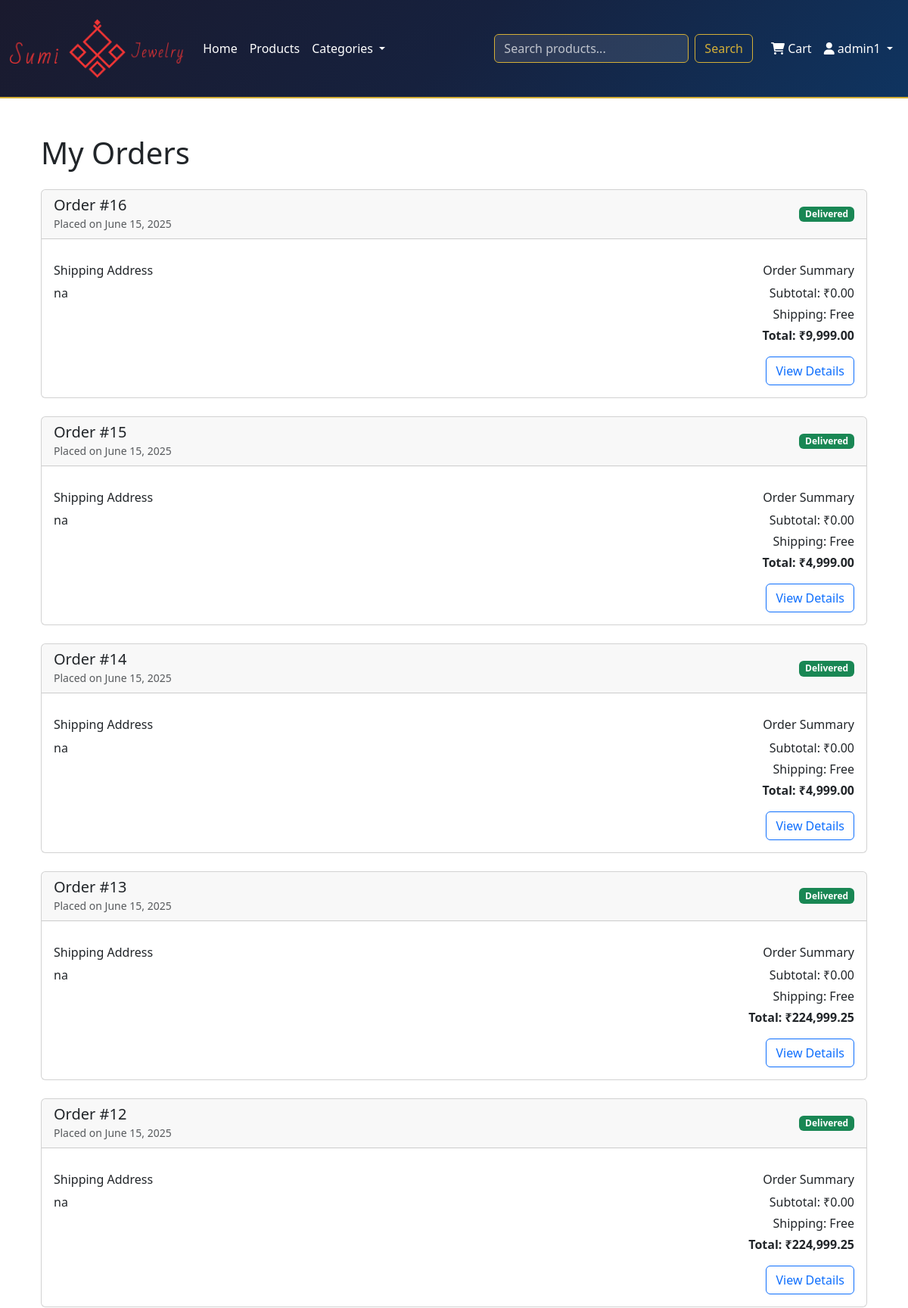
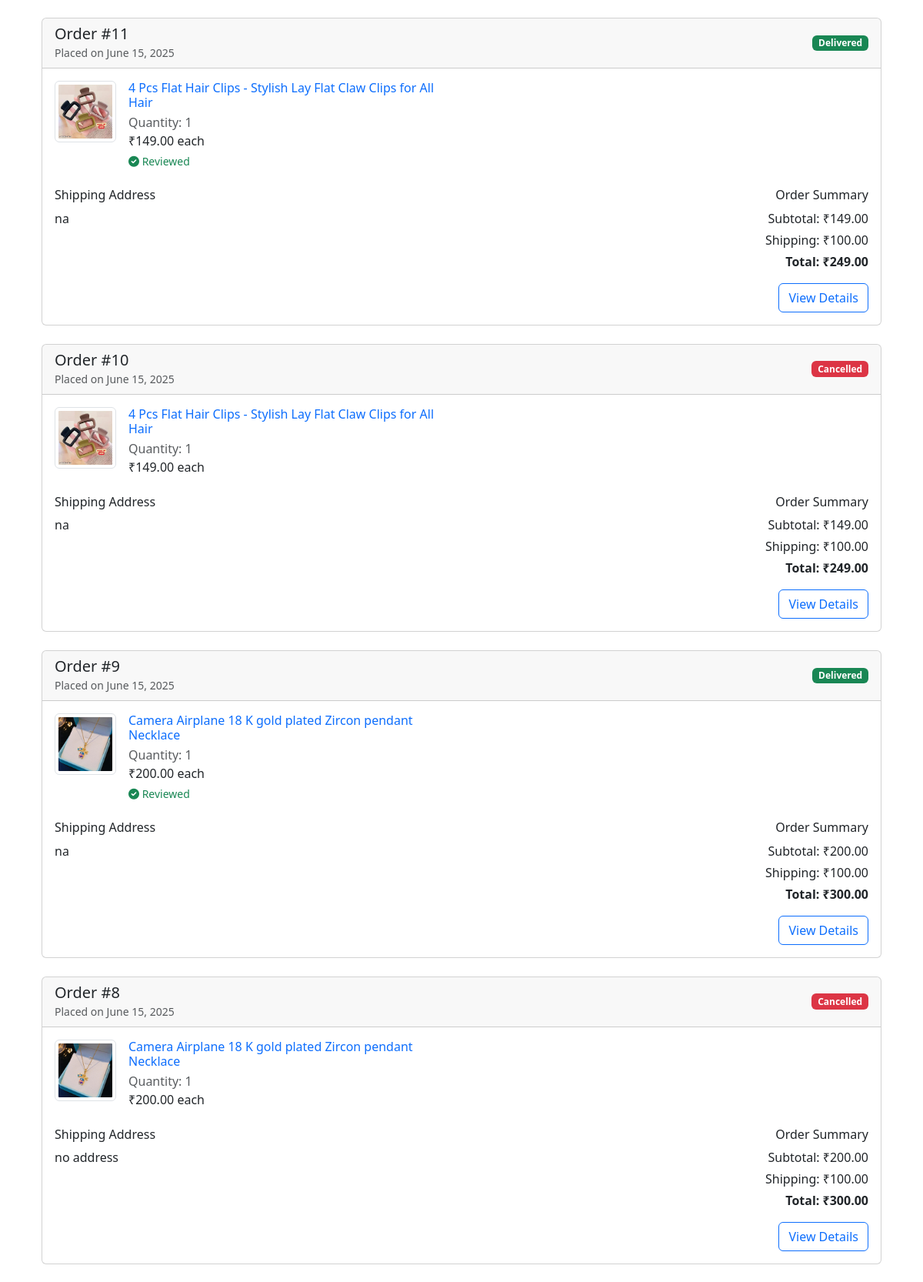
Page /profile/orders/ (signed in, upper part) on the committed database (2 pictures, top to bottom).
### shop/models.py (models this page shows, shortened)
class Order(models.Model):
    STATUS_CHOICES = [
        ('pending', 'Pending'),
        ('processing', 'Processing'),
        ('shipped', 'Shipped'),
        ('delivered', 'Delivered'),
        ('cancelled', 'Cancelled'),
    ]
    PAYMENT_METHOD_CHOICES = [
        ('credit_card', 'Credit Card'),
        ('debit_card', 'Debit Card'),
        ('upi', 'UPI'),
        ('net_banking', 'Net Banking'),
    ]
    user = models.ForeignKey(User, on_delete=models.CASCADE)
    first_name = models.CharField(max_length=100)
    last_name = models.CharField(max_length=100)
    email = models.EmailField()
    address = models.TextField()
    phone = models.CharField(max_length=20)
    created_at = models.DateTimeField(auto_now_add=True)
    updated_at = models.DateTimeField(auto_now=True)
    status = models.CharField(max_length=20, choices=STATUS_CHOICES, default='pending')
    total_amount = models.DecimalField(max_digits=10, decimal_places=2)
    payment_status = models.BooleanField(default=False)
    payment_method = models.CharField(max_length=20, choices=PAYMENT_METHOD_CHOICES, default='credit_card')
    tracking_number = models.CharField(max_length=50, blank=True)
    notes = models.TextField(blank=True)
    class Meta:
        ordering = ['-created_at']

class OrderItem(models.Model):
    order = models.ForeignKey(Order, related_name='items', on_delete=models.CASCADE)
    product = models.ForeignKey(Product, on_delete=models.CASCADE)
    quantity = models.PositiveIntegerField(default=1)
    price = models.DecimalField(max_digits=10, decimal_places=2)
    def get_cost(self):
        return self.price * self.quantity

class Product(models.Model):
    category = models.ForeignKey(Category, related_name='products', on_delete=models.CASCADE)
    name = models.CharField(max_length=200)
    slug = models.SlugField(max_length=200, unique=True)
    description = models.TextField()
    price = models.DecimalField(max_digits=10, decimal_places=2)
    stock = models.PositiveIntegerField(default=0)
    available = models.BooleanField(default=True)
    created_at = models.DateTimeField(auto_now_add=True)
    updated_at = models.DateTimeField(auto_now=True)
    material = models.CharField(max_length=100)  # e.g., Gold, Silver, Platinum
    weight = models.DecimalField(max_digits=6, decimal_places=2, help_text='Weight in grams')
    dimensions = models.CharField(max_length=50, blank=True, help_text='Dimensions in mm')
    is_featured = models.BooleanField(default=False)
    views_count = models.PositiveIntegerField(default=0, help_text='Number of times product was viewed')
    last_viewed = models.DateTimeField(null=True, blank=True, help_text='Last time product was viewed')
    discount_percentage = models.DecimalField(
        max_digits=5,
        decimal_places=2,
        default=0,
        help_text='Discount percentage (0-100)'
    )
    discount_start_date = models.DateTimeField(
        blank=True,
        null=True,
        help_text='Start date for discount (optional)'
    )
    discount_end_date = models.DateTimeField(
        blank=True,
        null=True,
        help_text='End date for discount (optional)'
    )
    class Meta:
        ordering = ['-created_at']
        indexes = [
            models.Index(fields=['id', 'slug']),
            models.Index(fields=['name']),
            models.Index(fields=['-created_at']),
        ]
    def get_primary_image(self):
        primary = self.images.filter(is_primary=True).first()
        if primary:
            return primary.image
        return self.images.first().image if self.images.exists() else None

class ProductImage(models.Model):
    product = models.ForeignKey(Product, related_name='images', on_delete=models.CASCADE)
    image = models.ImageField(upload_to='products/')
    is_primary = models.BooleanField(default=False)
    created_at = models.DateTimeField(auto_now_add=True)
    class Meta:
        ordering = ['-is_primary', '-created_at']

### shop/views.py (the view)
# urls.py: path('profile/orders/', views.user_orders, name='user_orders'),
@login_required
def user_orders(request):
    orders = Order.objects.filter(user=request.user).order_by('-created_at')
    subtotals = {}
    for order in orders:
        subtotal = sum(item.get_cost() for item in order.items.all())
        subtotals[order.id] = subtotal
    return render(request, 'shop/user_orders.html', {'orders': orders, 'subtotals': subtotals})

### shop/context_processors.py (called while the page is built)
def cart(request):
    if request.user.is_authenticated:
        cart, created = request.user.cart_set.get_or_create()
        cart_count = cart.get_total_items()
    else:
        cart_count = 0
    return {'cart_count': cart_count}

### shop/models.py (called while the page is built)
    def get_total_items(self):
        return sum(item.quantity for item in self.items.all())

### shop/templatetags/shop_extras.py (called while the page is built)
@register.filter
def indian_currency(value):
    try:
        value = float(value)
        return f"{value:,.2f}"
    except (ValueError, TypeError):
        return value

@register.filter
def dict_get(dictionary, key):
    return dictionary.get(key)

@register.filter
def filter_reviews(reviews, context=None):
    if not reviews:
        return reviews
    request = None
    if context:
        request = context.get('request')
    if request and request.user.is_authenticated:
        return reviews.filter(is_approved=True) | reviews.filter(user=request.user)
    return reviews.filter(is_approved=True)

### templates/shop/user_orders.html (shortened to what this page needs)
{% extends 'base.html' %}
{% load static %}
{% load shop_extras %}
{% block content %}
<div class="container py-4">
    <h1 class="mb-4">My Orders</h1>
    {% if orders %}
    <div class="row">
        {% for order in orders %}
        <div class="col-12 mb-4">
            <div class="card">
                <div class="card-header d-flex justify-content-between align-items-center">
                    <div>
                        <h5 class="mb-0">Order #{{ order.id }}</h5>
                        <small class="text-muted">Placed on {{ order.created_at|date:"F j, Y" }}</small>
                    </div>
                    <span class="badge {% if order.status == 'delivered' %}bg-success{% elif order.status == 'cancelled' %}bg-danger{% else %}bg-primary{% endif %}">
                        {{ order.get_status_display }}
                    </span>
                </div>
                <div class="card-body">
                    <div class="row mb-3">
                        {% for item in order.items.all %}
                        <div class="col-md-6 mb-2">
                            <div class="d-flex">
                                {% if item.product.get_primary_image %}
                                <img src="{{ item.product.get_primary_image.url }}" class="img-thumbnail me-3" style="width: 80px; height: 80px; object-fit: cover;" alt="{{ item.product.name }}">
                                {% else %}
                                <img src="https://via.placeholder.com/80" class="img-thumbnail me-3" alt="{{ item.product.name }}">
                                {% endif %}
                                <div>
                                    <h6 class="mb-1">
                                        <a href="{% url 'shop:product_detail' item.product.slug %}" class="text-decoration-none">{{ item.product.name }}</a>
                                    </h6>
                                    <p class="text-muted mb-0">Quantity: {{ item.quantity }}</p>
                                    <p class="mb-0">₹{{ item.price|indian_currency }} each</p>
                                    {% if order.status == 'delivered' %}
                                        {% with user_review=item.product.reviews.all|filter_reviews|first %}
                                            {% if user_review %}
                                                <p class="text-success mb-0 mt-1 small">
                                                    <i class="fas fa-check-circle"></i> Reviewed
                                                </p>
                                            {% else %}
                                                <a href="{% url 'shop:product_detail' item.product.slug %}#reviewForm" class="btn btn-sm btn-outline-primary mt-1">
                                                    <i class="fas fa-star"></i> Write a Review
                                                </a>
                                            {% endif %}
                                        {% endwith %}
                                    {% endif %}
                                </div>
                            </div>
                        </div>
                        {% endfor %}
                    </div>
                    <div class="row">
                        <div class="col-md-6">
                            <h6>Shipping Address</h6>
                            <p class="mb-0">{{ order.address }}</p>
                        </div>
                        <div class="col-md-6 text-md-end">
                            <h6>Order Summary</h6>
                            <p class="mb-1">Subtotal: ₹{{ subtotals|dict_get:order.id|indian_currency }}</p>
                            <p class="mb-1">Shipping: {% if order.total_amount >= 999 %}Free{% else %}₹100.00{% endif %}</p>
                            <p class="mb-0"><strong>Total: ₹{{ order.total_amount|indian_currency }}</strong></p>
                        </div>
                    </div>
                    <div class="mt-3 text-end">
                        <a href="{% url 'shop:order_detail' order.id %}" class="btn btn-outline-primary">
                            View Details
                        </a>
                    </div>
                </div>
            </div>
        </div>
        {% endfor %}
    </div>
    {% endif %}
</div>
{% endblock %}

### templates/base.html (shortened to what this page needs)
{% load static %}
<!DOCTYPE html>
<html lang="en">
<head>
    <link href="https://cdn.jsdelivr.net/npm/bootstrap@5.3.0/dist/css/bootstrap.min.css" rel="stylesheet">
    <link href="https://cdnjs.cloudflare.com/ajax/libs/font-awesome/6.0.0/css/all.min.css" rel="stylesheet">
</head>
<body>
    <nav class="navbar navbar-expand-lg navbar-dark" style="background: linear-gradient(135deg, #1a1a2e 0%, #16213e 50%, #0f3460 100%); border-bottom: 2px solid #d4af37;">
        <div class="container" style="max-width: 1200px;">
            <a class="navbar-brand" href="{% url 'shop:home' %}">
                <img src="{% static 'images/logo.png' %}" alt="Sumi Jewelry Store Logo">
            </a>
            <div class="collapse navbar-collapse" id="navbarNav">
                <ul class="navbar-nav me-auto">
                    <li class="nav-item">
                        <a class="nav-link" href="{% url 'shop:home' %}" style="color: #ffffff; font-weight: 500; transition: color 0.3s ease;">Home</a>
                    </li>
                    <li class="nav-item">
                        <a class="nav-link" href="{% url 'shop:product_list' %}" style="color: #ffffff; font-weight: 500; transition: color 0.3s ease;">Products</a>
                    </li>
                    <li class="nav-item dropdown">
                        <a class="nav-link dropdown-toggle" href="#" id="categoriesDropdown" role="button" data-bs-toggle="dropdown" style="color: #ffffff; font-weight: 500; transition: color 0.3s ease;">
                            Categories
                        </a>
                    </li>
                </ul>
                <form class="d-flex me-3" action="{% url 'shop:search' %}" method="get">
                    <input class="form-control me-2" type="search" name="q" placeholder="Search products..." style="background-color: rgba(255, 255, 255, 0.1); border: 1px solid #d4af37; color: #ffffff;">
                    <button class="btn btn-outline-warning" type="submit" style="border-color: #d4af37; color: #d4af37;">Search</button>
                </form>
                <ul class="navbar-nav">
                    {% if user.is_authenticated %}
                    <li class="nav-item">
                        <a class="nav-link position-relative" href="{% url 'shop:cart_detail' %}" style="color: #ffffff; font-weight: 500; transition: color 0.3s ease;">
                            <i class="fas fa-shopping-cart"></i> Cart
                        </a>
                    </li>
                    <li class="nav-item dropdown">
                        <a class="nav-link dropdown-toggle" href="#" id="userDropdown" role="button" data-bs-toggle="dropdown" style="color: #ffffff; font-weight: 500; transition: color 0.3s ease;">
                            <i class="fas fa-user"></i> {{ user.username }}
                        </a>
                    </li>
                    {% endif %}
                </ul>
            </div>
        </div>
    </nav>
    <main class="container py-4">
        {% block content %}
        {% endblock %}
    </main>
</body>
</html>

### rows in the picture
Order: id "16", created_at "June 15, 2025", status "Delivered", address "na", id "0.00", shows "Free", total_amount|indian_currency "9,999.00"
Order: id "15", created_at "June 15, 2025", status "Delivered", address "na", id "0.00", shows "Free", total_amount|indian_currency "4,999.00"
Order: id "14", created_at "June 15, 2025", status "Delivered", address "na", id "0.00", shows "Free", total_amount|indian_currency "4,999.00"
Order: id "13", created_at "June 15, 2025", status "Delivered", address "na", id "0.00", shows "Free", total_amount|indian_currency "224,999.25"
Order: id "12", created_at "June 15, 2025", status "Delivered", address "na", id "0.00", shows "Free", total_amount|indian_currency "224,999.25"
Order: id "11", created_at "June 15, 2025", status "Delivered", address "na", id "149.00", shows "₹100.00", total_amount|indian_currency "249.00"
OrderItem: product.get_primary_image (picture), product.name "4 Pcs Flat Hair Clips - Stylish Lay Flat Claw Clips for All Hair", quantity "1", price|indian_currency "149.00", shows "Reviewed"
Order: id "10", created_at "June 15, 2025", status "Cancelled", address "na", id "149.00", shows "₹100.00", total_amount|indian_currency "249.00"
OrderItem: product.get_primary_image (picture), product.name "4 Pcs Flat Hair Clips - Stylish Lay Flat Claw Clips for All Hair", quantity "1", price|indian_currency "149.00"
Order: id "9", created_at "June 15, 2025", status "Delivered", address "na", id "200.00", shows "₹100.00", total_amount|indian_currency "300.00"
OrderItem: product.get_primary_image (picture), product.name "Camera Airplane 18 K gold plated Zircon pendant Necklace", quantity "1", price|indian_currency "200.00", shows "Reviewed"
Order: id "8", created_at "June 15, 2025", status "Cancelled", address "no address", id "200.00", shows "₹100.00", total_amount|indian_currency "300.00"
OrderItem: product.get_primary_image (picture), product.name "Camera Airplane 18 K gold plated Zircon pendant Necklace", quantity "1", price|indian_currency "200.00"

### other values in the picture
{{ user.username }} "admin1"
